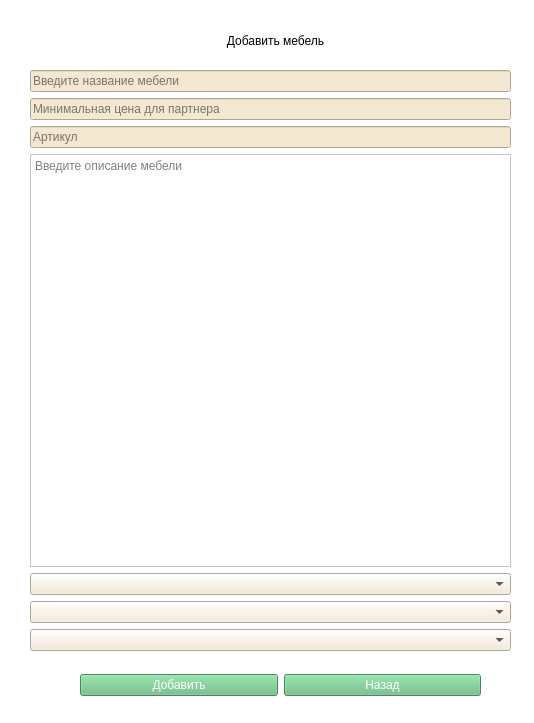
<?xml version="1.0" encoding="UTF-8"?>
<ui version="4.0">
 <class>AddForn</class>
 <widget class="QWidget" name="AddForn">
  <property name="geometry">
   <rect>
    <x>0</x>
    <y>0</y>
    <width>534</width>
    <height>723</height>
   </rect>
  </property>
  <property name="sizePolicy">
   <sizepolicy hsizetype="Fixed" vsizetype="Fixed">
    <horstretch>0</horstretch>
    <verstretch>0</verstretch>
   </sizepolicy>
  </property>
  <property name="minimumSize">
   <size>
    <width>534</width>
    <height>723</height>
   </size>
  </property>
  <property name="maximumSize">
   <size>
    <width>534</width>
    <height>723</height>
   </size>
  </property>
  <property name="windowTitle">
   <string>Добавление мебели</string>
  </property>
  <property name="windowIcon">
   <iconset resource="../../../Downloads/director.qrc">
    <normaloff>:/images/logo.jfif</normaloff>:/images/logo.jfif</iconset>
  </property>
  <property name="styleSheet">
   <string notr="true">color: rgb(0, 0, 0);
background-color: rgb(255, 255, 255);
font: 9pt &quot;Segoe UI&quot;;</string>
  </property>
  <widget class="QLabel" name="label">
   <property name="geometry">
    <rect>
     <x>180</x>
     <y>20</y>
     <width>191</width>
     <height>41</height>
    </rect>
   </property>
   <property name="text">
    <string>Добавить мебель</string>
   </property>
   <property name="alignment">
    <set>Qt::AlignCenter</set>
   </property>
  </widget>
  <widget class="QWidget" name="">
   <property name="geometry">
    <rect>
     <x>30</x>
     <y>70</y>
     <width>481</width>
     <height>581</height>
    </rect>
   </property>
   <layout class="QVBoxLayout" name="verticalLayout">
    <item>
     <widget class="QLineEdit" name="namePr_line">
      <property name="styleSheet">
       <string notr="true">background-color: rgb(244, 232, 211);
color: rgb(0, 0, 0);</string>
      </property>
      <property name="placeholderText">
       <string>Введите название мебели</string>
      </property>
     </widget>
    </item>
    <item>
     <widget class="QLineEdit" name="partn_price_line">
      <property name="styleSheet">
       <string notr="true">background-color: rgb(244, 232, 211);
color: rgb(0, 0, 0);</string>
      </property>
      <property name="placeholderText">
       <string>Минимальная цена для партнера</string>
      </property>
     </widget>
    </item>
    <item>
     <widget class="QLineEdit" name="article_line">
      <property name="styleSheet">
       <string notr="true">background-color: rgb(244, 232, 211);
color: rgb(0, 0, 0);</string>
      </property>
      <property name="placeholderText">
       <string>Артикул</string>
      </property>
     </widget>
    </item>
    <item>
     <widget class="QTextEdit" name="descr_line">
      <property name="placeholderText">
       <string>Введите описание мебели</string>
      </property>
     </widget>
    </item>
    <item>
     <widget class="QComboBox" name="material_cb">
      <property name="styleSheet">
       <string notr="true">background-color: rgb(244, 232, 211);
color: rgb(0, 0, 0);</string>
      </property>
     </widget>
    </item>
    <item>
     <widget class="QComboBox" name="model_cb">
      <property name="styleSheet">
       <string notr="true">background-color: rgb(244, 232, 211);
color: rgb(0, 0, 0);</string>
      </property>
     </widget>
    </item>
    <item>
     <widget class="QComboBox" name="typePr_cb">
      <property name="styleSheet">
       <string notr="true">background-color: rgb(244, 232, 211);
color: rgb(0, 0, 0);</string>
      </property>
     </widget>
    </item>
   </layout>
  </widget>
  <widget class="QWidget" name="">
   <property name="geometry">
    <rect>
     <x>80</x>
     <y>670</y>
     <width>401</width>
     <height>31</height>
    </rect>
   </property>
   <layout class="QHBoxLayout" name="horizontalLayout">
    <item>
     <widget class="QPushButton" name="add_btn">
      <property name="styleSheet">
       <string notr="true">background-color: rgb(103, 186, 128);
color: rgb(255, 255, 255);

</string>
      </property>
      <property name="text">
       <string>Добавить</string>
      </property>
     </widget>
    </item>
    <item>
     <widget class="QPushButton" name="back_btn">
      <property name="styleSheet">
       <string notr="true">background-color: rgb(103, 186, 128);
color: rgb(255, 255, 255);

</string>
      </property>
      <property name="text">
       <string>Назад</string>
      </property>
     </widget>
    </item>
   </layout>
  </widget>
 </widget>
 <resources>
  <include location="../../../Downloads/director.qrc"/>
 </resources>
 <connections/>
</ui>
